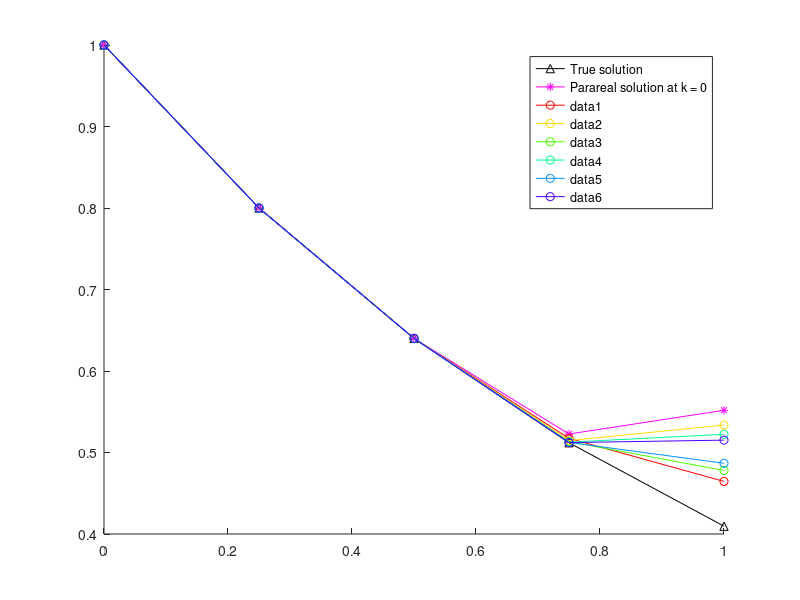
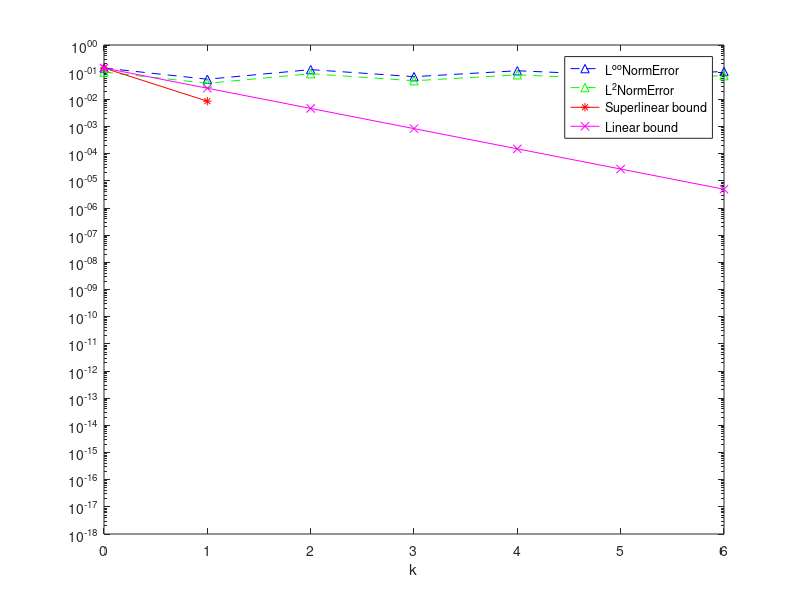

MATLAB code to generate these figures, in order:
close all
clear
clc


%% ---------------------------------------------------------------
%  Parareal algorithm for linear problem:  
%         y'(t) = a*y(t), t in (0,T)
%          y(t=0) = y0


% overlapping subdomains 2-level domain decomposition multiplicative preconditioner

global a ;
a = -1;
yExactFunction = @(t)exp(a*t);

% stability function (  y^n+1 = R(z)y^n  )
Rz = @(z) 1/(1-z);     % Backward Euler
% Rz = @(z) 1+z;       % Forward Euler

%% -----------------------------------------------------------------


% initial condition
u0 = 1;

% coarse propagator
N = 2;     %   number of coarse time intervals
T = 1;      %   T = N*Dt  
Dt = T/N;   %   coarse timesteps

xt = linspace(0,T,N+1);

% fine propagator
m = 2;    % number of fine time steps in each coarse time interval
dt = Dt/m;

K = 7 % number of Parareal iterations

cmap = hsv(K); % color map

% 2-level domain decomposition initial
N_fine_nodes = m*N+1; % 11
N_subdomains = N+1; % 6
Id = eye(N_fine_nodes);

%%
% original problem matrix
phi = (1-a*dt)^-1;
A = eye(m*N+1,m*N+1) - (phi)*diag(ones(m*N,1),-1);  

% Reduced system

% fine propagator
F_tilde = (1-a*dt)^-m; 

% coarse propagator
G_tilde = (1-a*Dt)^-1;  



% Uk_0 = zeros(m*N,1);
% Uk_0(1) = u0;

rhs0 = [u0; zeros(m*N,1)];
% rhs = [u0; phi*u0;-G_tilde*u0;phi*U(3);-G_tilde*U(3)];


% exact solution

 xtrue = linspace(0,T,N*m+1);
 pick = 1:m:N*m+1;
 
 uF_true = A\rhs0;
 
% reduced matrix
A_tilde = eye(N+1,N+1) + (-F_tilde)*diag(ones(N,1),-1);      

% approximate reduced matrix
B = eye(N+1,N+1) + (-G_tilde)*diag(ones(N,1),-1);     

% R = [1 0 0 0 0;0 0 1 0 0;0 0 0 0 1];
% 
% R1 = [1 0 0 0 0; 0 1 0 0 0; 0 0 1 0 0];
% D1 = [1 0 0; 0 1 0; 0 0 1/2];
% A1 = R1*A*R1';
% R1'*D1*R1
% 
% R2 = [0 0 1 0 0; 0 0 0 1 0; 0 0 0 0 1];
% D2 = [1/2 0 0;0 1 0; 0 0 1];
% A2 =R2*A*R2';
% R2'*D2*R2

% R1'*D1*R1 + R2'*D2*R2
% % coarse space initial
indice_R_coarse  = 0:2:2*N;
R = zeros(length(indice_R_coarse),N_fine_nodes);
for i = 1:length(indice_R_coarse)
    R(i,indice_R_coarse(i)+1) = 1;
end

% define nodes in each subdomains
N_nodes_subdomain = 3;
indice_R_subdomains = zeros(N_subdomains-1,N_nodes_subdomain);
k = 0;
for i =1:N_subdomains-1
    indice_R_subdomains(i,1) = i  - 1 + k;
    indice_R_subdomains(i,2) = i + k ; 
    indice_R_subdomains(i,3) = i  + 1 + k; 
    k = k + 1;
end

% % Omega_1 = {0,1,2} Omega_3 = {2,3,4} 
R_sub_mat = zeros((N_subdomains-1)*N_nodes_subdomain,N_fine_nodes) ;
for i = 1:size(indice_R_subdomains,1)
    R_sub_mat(N_nodes_subdomain*(i-1)+1,indice_R_subdomains(i)+1) = 1;
    R_sub_mat(N_nodes_subdomain*(i-1)+2,indice_R_subdomains(i)+2) = 1;
    R_sub_mat(N_nodes_subdomain*(i-1)+3,indice_R_subdomains(i)+3) = 1;
end

R_sub = [];       % restriction matrices
A_sub = [];       % sub-matrices
for i = 1: N_subdomains -1
    R_sub{i} = R_sub_mat(N_nodes_subdomain*(i-1)+1:N_nodes_subdomain*(i-1)+N_nodes_subdomain,:);
    A_sub{i} = R_sub{i}*A*R_sub{i}';    
end
% partition of unity
D_sub = [];
for i = 1:N_subdomains-1
    if i==1
        D_sub{i} = eye(N_nodes_subdomain);
        D_sub{i}(end) = 1/2;
    elseif i>1 && i< N_subdomains-1
        D_sub{i} = eye(N_nodes_subdomain);
        D_sub{i}(1) = 1/2;
        D_sub{i}(end) = 1/2;
    else
        D_sub{i} = eye(N_nodes_subdomain);
        D_sub{i}(1) = 1/2;
    end
end

% % define 2-level domain decomposition multiplicative preconditioner
P = zeros(N_fine_nodes);
D = zeros(N_fine_nodes);
for i = 1:N_subdomains-1    
    P = P + R_sub{i}'*D_sub{i}*A_sub{i}*R_sub{i};
    D = D + R_sub{i}'*D_sub{i}*R_sub{i};
end
% P = R1'*D1*A1*R1 + R2'*D2*A2*R2 ;
M = P *(R'*B*R + 2*(Id- R'*R))  
D;







%% ------------------------------------------------------------------

% initial coarse integration

B1 =  eye(N+1,N+1) + (-G_tilde)*diag(ones(N,1),-1);  
% B1 =  eye(N*m+1,N*m+1) + (-G_tilde)*diag(ones(N*m,1),-1);

%Initial coarse Parareal iteration at the coarse level
rhs0_coarse = [u0;zeros(N,1)];
U0_coarse = B1\rhs0_coarse;

U_fine=zeros(N_fine_nodes,1);
U_fine(1:2:end,1) =  U0_coarse;
for i=1:2:N_fine_nodes-2
    U_fine(i+1) = phi*U_fine(i);        
end


% first 2-level dd preconditioning iterartion

% rhs = [u0;  phi*U(1);-G_tilde*U(1);phi*U(3);-G_tilde*U(3);phi*U(5);-G_tilde*U(5);phi*U(7);-G_tilde*U(7);phi*U(9);-G_tilde*U(9)];
%Initial fine solution at the fine level
rhs=zeros(N_fine_nodes,1);
rhs(1) = u0;
rhs(2) = U_fine(2);
for i=3:2:N_fine_nodes
    % i = i + 3    
    rhs(i) =  -G_tilde*U_fine(i-2) ;
    rhs(i+1) =  G_tilde*phi*U_fine(i-2) + U_fine(i+1);
    if i == N_fine_nodes - 2
        rhs(i+2) = -G_tilde*U_fine(i+1)-phi*U_fine(i+2);
        break;
    end
end
U_fine = M\rhs;

% rhs=[u0];
% for i=1:2:2*N
%     rhs=[rhs; phi*U(i);-G_tilde*U(i)];
% end
% U = M\rhs;


 figure
 hold on
 plot(xtrue,uF_true,'-^k',xtrue,U_fine,'-*m');
 legend('True solution','Parareal solution at k = 0')
 
U0n = U_fine;
proNj = 1;

L2NormError = [ sqrt(sum(Dt*(uF_true-U_fine).^2))];
LInfNormError = [max(abs(uF_true-U_fine))];
SupperlinearErrorBound  = LInfNormError;
LinearErrorBound  = LInfNormError;

%%



% iteration loop
for k = 1: K-1
        % k = k + 1
        rhs(1) = u0;
        rhs(2) = U_fine(2);
        for i=3:2:N_fine_nodes
            % i = i + 3
            rhs(i) =  -G_tilde*U_fine(i-2) ;
            rhs(i+1) =  G_tilde*phi*U_fine(i-2) + U_fine(i+1);
            if i == N_fine_nodes - 2
                rhs(i+2) = -G_tilde*U_fine(i+1)-phi*U_fine(i+2);
                break;
            end
        end
        U_fine = M\rhs;
%         rhs(2:end) =  [ phi*U(1);-G_tilde*U(1);phi*U(3);-G_tilde*U(3);phi*U(5);-G_tilde*U(5);phi*U(7);-G_tilde*U(7);phi*U(9);-G_tilde*U(9)];
        %;phi*U(5);-G_tilde*U(5);phi*U(7);-G_tilde*U(7);phi*U(9);-G_tilde*U(9)];
%         U = M\rhs;

       plot(xtrue,U_fine,'Color',cmap(k,:),'Marker','o');
       
%        
%        norm(uF_true(pick)-U,'inf')
       proNj(k+1) = proNj(k)*(N-k);
       L2NormError(k+1) = sqrt(sum(Dt*(uF_true-U_fine).^2));
       LInfNormError(k+1) = max(abs(uF_true-U_fine));
       SupperlinearErrorBound(k+1)  = (abs(exp(a*Dt) - Rz(a*Dt)))^(k)/factorial(k)*proNj(k+1)*max(abs(uF_true-U0n));
       LinearErrorBound(k+1)  = (abs(exp(a*Dt) - Rz(a*Dt))/(1- abs(Rz(a*Dt))))^(k)*max(abs(uF_true-U0n));
end  % iteration loop

uF_true_coarse=uF_true
U_fine

L2NormError=L2NormError'
LInfNormError=LInfNormError'
SupperlinearErrorBound=SupperlinearErrorBound'
LinearErrorBound=LinearErrorBound'

figure
semilogy(0:K-1,LInfNormError,'b--^',0:K-1,L2NormError,'g--^',0:K-1,SupperlinearErrorBound,'r*-',0:K-1,LinearErrorBound,'mx-')
legend('L^{oo}NormError','L^2NormError','Superlinear bound','Linear bound')
xlabel('k')
ylim([1e-18 1])
